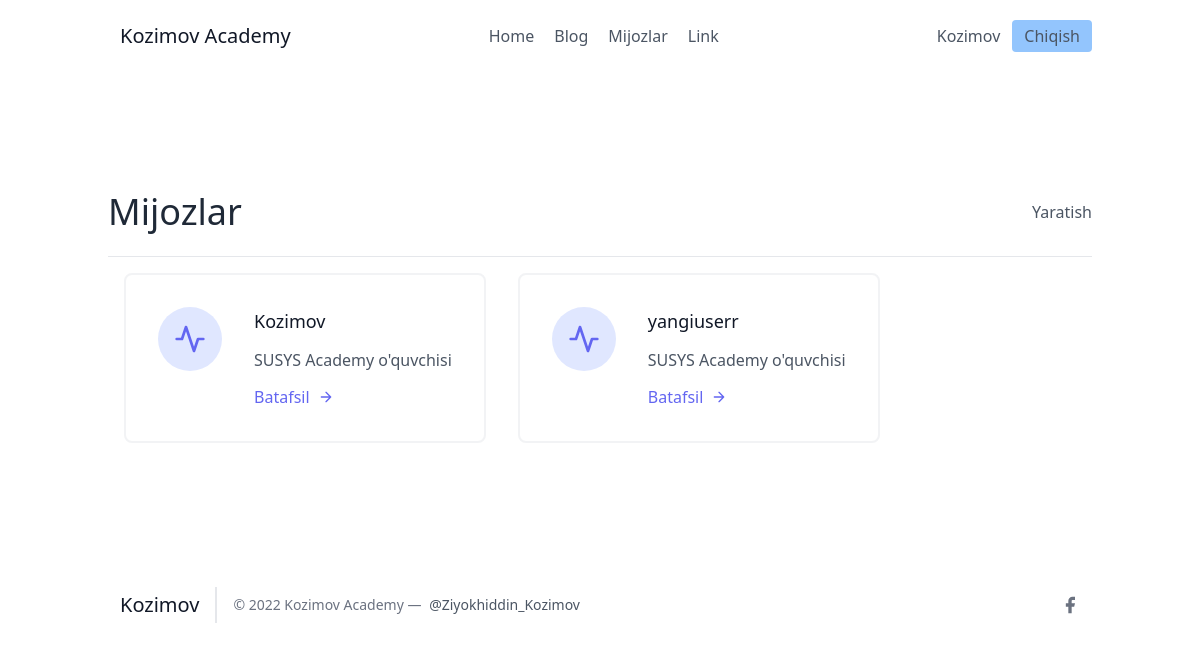
/waiters/ (signed in), run on the app's committed database.
### leads/models.py (models this page shows, shortened)
class User(AbstractUser):
    pass

class Waiter(models.Model):
    user = models.OneToOneField(User, on_delete=models.CASCADE)
    profil = models.ForeignKey(UserProfil, on_delete=models.CASCADE)

### waiters/views.py (the view)
# urls.py: path('', WaiterListView.as_view(), name="waiter-list")
class WaiterListView(LoginRequiredMixin, generic.ListView):
    template_name = "waiters/list.html"
    def get_queryset(self):
        return Waiter.objects.all()

### waiters/templates/waiters/list.html (shortened to what this page needs)
{% extends 'base.html' %}
{% block content %}
<section class="text-gray-600 body-font">
  <div class="container px-5 py-24 mx-auto flex flex-wrap">
    <div class="w-full py-6 flex justify-between items-center border-b border-gray-200">
        <div>
            <h1 class="text-4xl text-gray-800">Mijozlar</h1>
        </div>
        <div>
            <a class="y=text-gray-500 hover:text-blue-700" href="{% url 'leads:lead-create' %}">Yaratish</a>
        </div>
    </div>
    <div class="flex flex-wrap">
      {% for waiter in object_list %}
      <div class="p-4 lg:w-1/2 md:w-full">
        <div class="flex border-2 rounded-lg border-gray-200 border-opacity-50 p-8 sm:flex-row flex-col">
          <div class="w-16 h-16 sm:mr-8 sm:mb-0 mb-4 inline-flex items-center justify-center rounded-full bg-indigo-100 text-indigo-500 flex-shrink-0">
            <svg fill="none" stroke="currentColor" stroke-linecap="round" stroke-linejoin="round" stroke-width="2" class="w-8 h-8" viewBox="0 0 24 24">
              <path d="M22 12h-4l-3 9L9 3l-3 9H2"></path>
            </svg>
          </div>
          <div class="flex-grow">
            <h2 class="text-gray-900 text-lg title-font font-medium mb-3">{{ waiter.user.username }}</h2>
            <p class="leading-relaxed text-base">SUSYS Academy o'quvchisi</p>
            <a href="" class="mt-3 text-indigo-500 inline-flex items-center">Batafsil
              <svg fill="none" stroke="currentColor" stroke-linecap="round" stroke-linejoin="round" stroke-width="2" class="w-4 h-4 ml-2" viewBox="0 0 24 24">
                <path d="M5 12h14M12 5l7 7-7 7"></path>
              </svg>
            </a>
          </div>
        </div>
      </div>
      {% endfor %}
    </div>
  </div>
</section>
{% endblock %}

### frontend/details/navbar.html (shortened to what this page needs)
{% load static %}
<header class="text-gray-600 body-font">
  <div class="container mx-auto flex flex-wrap p-5 flex-col md:flex-row items-center">
    <a href="/" class="flex title-font font-medium items-center text-gray-900 mb-4 md:mb-0">
      <span class="ml-3 text-xl">Kozimov Academy</span>
    </a>
    <nav class="md:ml-auto md:mr-auto flex flex-wrap items-center text-base justify-center">
      <a href="/" class="mr-5 hover:text-gray-900">Home</a>
      <a class="mr-5 hover:text-gray-900">Blog</a>
      <a href="/leads/" class="mr-5 hover:text-gray-900">Mijozlar</a>
      <a class="mr-5 hover:text-gray-900">Link</a>
    </nav>
    {% if request.user.is_authenticated %}
      {{ request.user.username }}
      <button class="inline-flex items-center bg-blue-300 border-0 py-1 px-3 focus:outline-none hover:bg-blue-200 rounded text-base mt-4 md:mt-0 ml-3">
        <a href="{% url 'logout' %}">
        Chiqish
      </a>
      </button>
    {% else %}
    <button class="inline-flex items-center bg-blue-300 border-0 py-1 px-3 focus:outline-none hover:bg-blue-200 rounded text-base mt-4 md:mt-0">
      <a href="{% url 'login' %}">
      Kirish
    </a>
    </button>
    {% endif %}
  </div>
</header>

### data on the page
User: user.username "Kozimov"
Waiter: user.username "Kozimov"
Waiter: user.username "yangiuserr"
